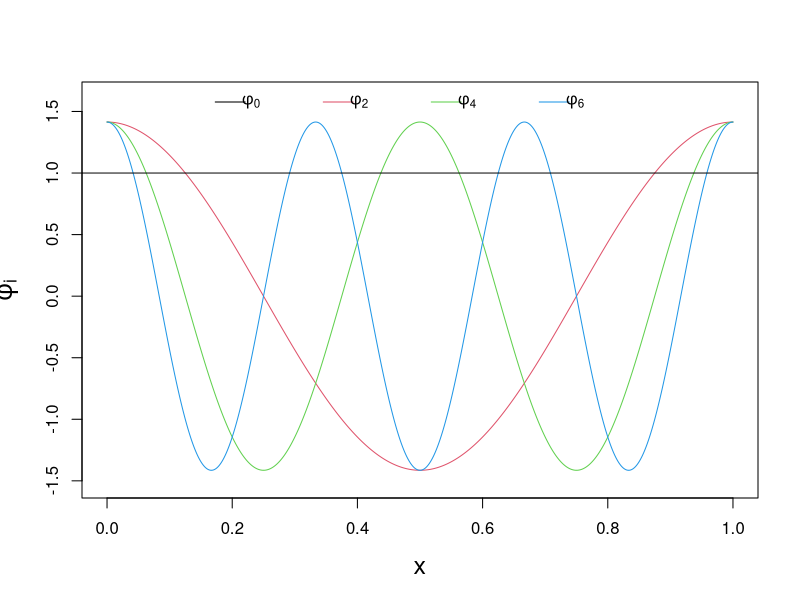

Source code (R):
pdf("plots/fourier.pdf")
x <- seq(from=0,to=1,by=0.001)
plot(x, sqrt(2)*cos(2*pi*x), col=2, type="l",
     ylim=c(-sqrt(2)-.1, sqrt(2)+.2), xlab="x",
     ylab=expression(phi[i]), cex.lab=1.5)
lines(x,sqrt(2)*cos(4*pi*x),col=3,type="l")
lines(x,sqrt(2)*cos(6*pi*x),col=4,type="l")
abline(h=1,col=1)
legend("top", ,c(expression(phi[0]), expression(phi[2]),
       expression(phi[4]), expression(phi[6])), col=1:4, lty=1,
       horiz=TRUE, bty="n",adj=2.7, x.intersp=3)
dev.off()
